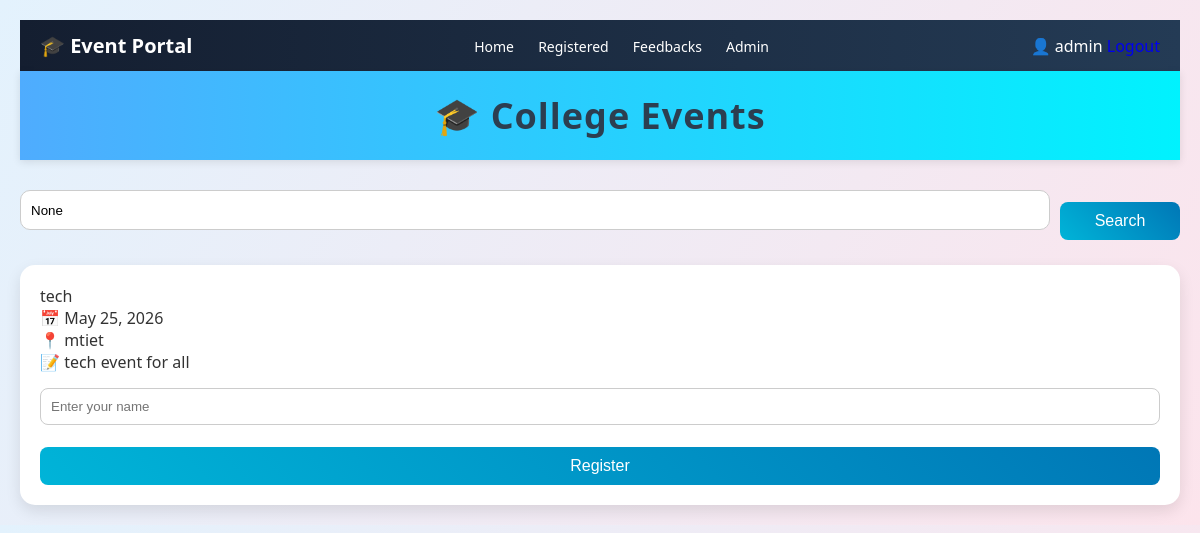
The app's page / (signed in) with its own data.
### events/models.py (models this page shows, shortened)
class Event(models.Model):
    name = models.CharField(max_length=100)
    date = models.DateField()
    location = models.CharField(max_length=100)
    description = models.TextField()

### events/views.py (the view, shortened to what this page needs)
# urls.py: path('', views.event_list, name='home'),
@login_required
def event_list(request):
    query = request.GET.get('q')
    if query:
        events = Event.objects.filter(name__icontains=query)
    else:
        events = Event.objects.all()
    return render(request, 'events/index.html', {
        'events': events,
        'query': query,
        'is_admin': is_admin(request.user),
        'is_student': is_student(request.user),
    })

### events/views.py (called while the page is built)
def is_admin(user):
    if user.is_superuser:
        return True
    return hasattr(user, 'userprofile') and user.userprofile.role == 'admin'

def is_student(user):
    return hasattr(user, 'userprofile') and user.userprofile.role == 'student'

### events/templates/events/index.html (shortened to what this page needs)
{% load static %}
<!DOCTYPE html>
<html>
<head>
    <link rel="stylesheet" href="{% static 'events/style.css' %}">
</head>
<body>
<div class="navbar">
    <div class="logo">🎓 Event Portal</div>
<div class="nav-links">
    <a href="/">Home</a>
    {% if is_admin %}
        <a href="/registered/">Registered</a>
        <a href="/view-feedback/">Feedbacks</a>
        <a href="/admin/">Admin</a>
    {% endif %}
</div>
    <div class="user-info">
        👤 {{ request.user.username }}
        <a href="{% url 'logout' %}">Logout</a>
    </div>
</div>
<h1 class="main-title">🎓 College Events</h1>
<form method="GET" class="search-bar">
    <input type="text" name="q" placeholder="Search events..." value="{{ query }}">
    <button type="submit">Search</button>
</form>
<div class="events-container">
{% for event in events %}
    <div class="event-card">
        <div class="event-title">{{ event.name }}</div>
        <div class="event-info">📅 {{ event.date }}</div>
        <div class="event-info">📍 {{ event.location }}</div>
        <div class="event-info">📝 {{ event.description }}</div>
        <form method="POST">
            <input type="text" name="student_name" placeholder="Enter your name" required>
            <button type="submit">Register</button>
        </form>
    </div>
{% endfor %}
</div>
</body>
</html>

### events/static/events/style.css (style rules this page uses)
* { margin: 0; padding: 0; box-sizing: border-box; }
body { font-family: 'Segoe UI', Tahoma, Geneva, Verdana, sans-serif; background: linear-gradient(120deg, #f6f9fc, #e9f2ff); color: #333; }
h1 { text-align: center; background: linear-gradient(90deg, #4facfe, #00f2fe); color: white; padding: 20px; font-size: 28px; letter-spacing: 1px; box-shadow: 0 2px 8px rgba(0,0,0,0.1); }
button { margin-top: 12px; padding: 10px 15px; border: none; border-radius: 8px; background: linear-gradient(90deg, #36d1dc, #5b86e5); color: white; font-size: 14px; cursor: pointer; transition: 0.3s; }
a { text-decoration: none; }
.navbar { display: flex; justify-content: space-between; align-items: center; background: linear-gradient(90deg, #141e30, #243b55); padding: 12px 20px; color: white; }
.logo { font-size: 20px; font-weight: bold; }
.nav-links a { color: white; margin-left: 20px; text-decoration: none; font-size: 14px; transition: 0.3s; }
body { font-family: 'Segoe UI', sans-serif; background: linear-gradient(120deg, #e3f2fd, #fce4ec); color: #333; padding: 20px; }
h1 { text-align: center; margin-bottom: 30px; font-size: 36px; color: #2c3e50; }
.event-card { background: #ffffff; padding: 20px; border-radius: 15px; box-shadow: 0 6px 15px rgba(0,0,0,0.1); transition: 0.3s; }
form { margin-top: 15px; }
input[type="text"] { width: 100%; padding: 10px; margin-bottom: 10px; border-radius: 8px; border: 1px solid #ccc; }
button { width: 100%; padding: 10px; background: linear-gradient(45deg, #00b4d8, #0077b6); color: white; border: none; border-radius: 8px; cursor: pointer; font-size: 16px; }
.search-bar { display: flex; gap: 10px; margin-bottom: 25px; }
.search-bar input { flex: 1; padding: 10px; border-radius: 10px; border: 1px solid #ccc; }
.search-bar button { width: 120px; }

### records on screen
Event: name "tech", date "May 25, 2026", location "mtiet", description "tech event for all"

### other values on screen
{{ request.user.username }} "admin"
